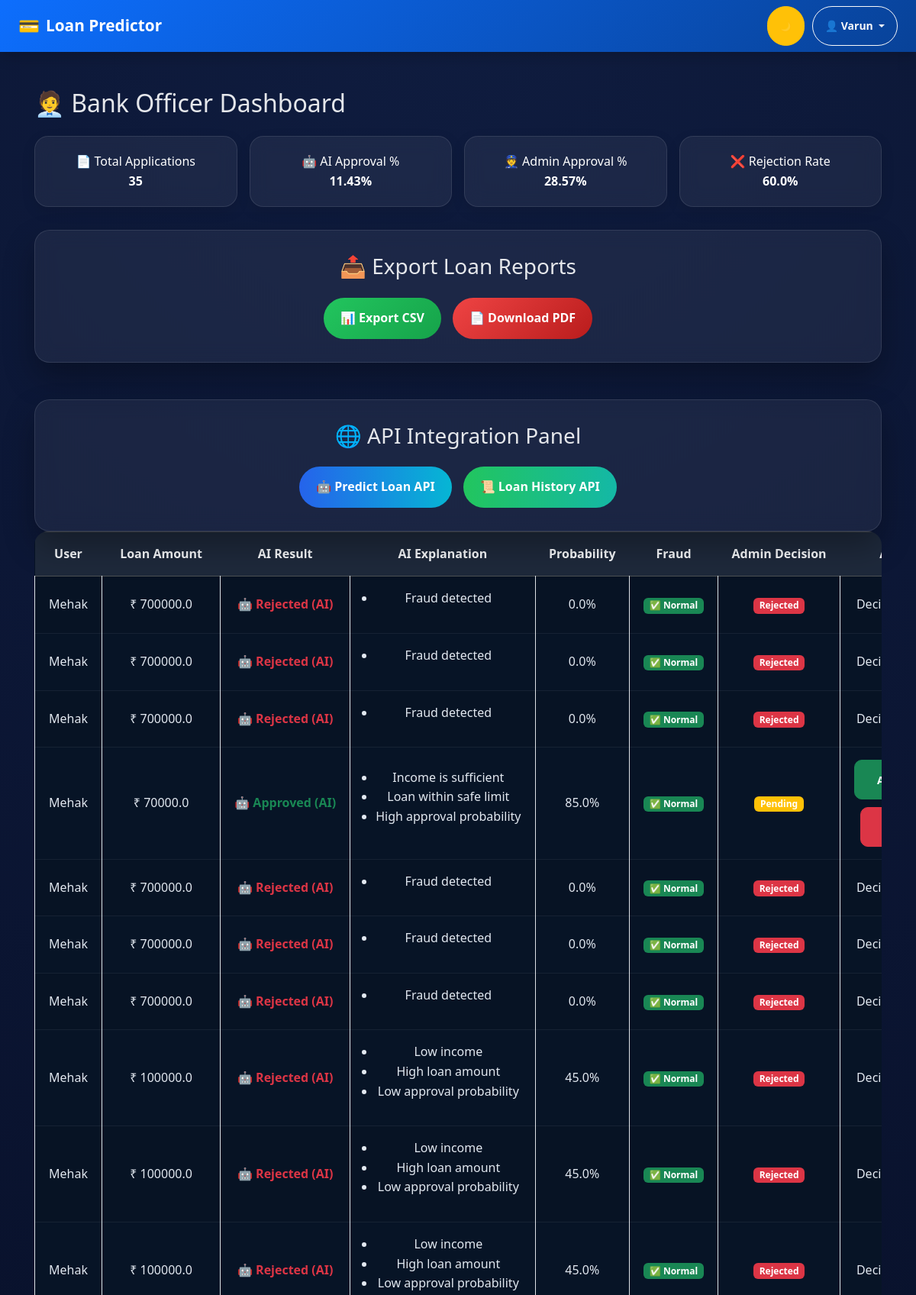
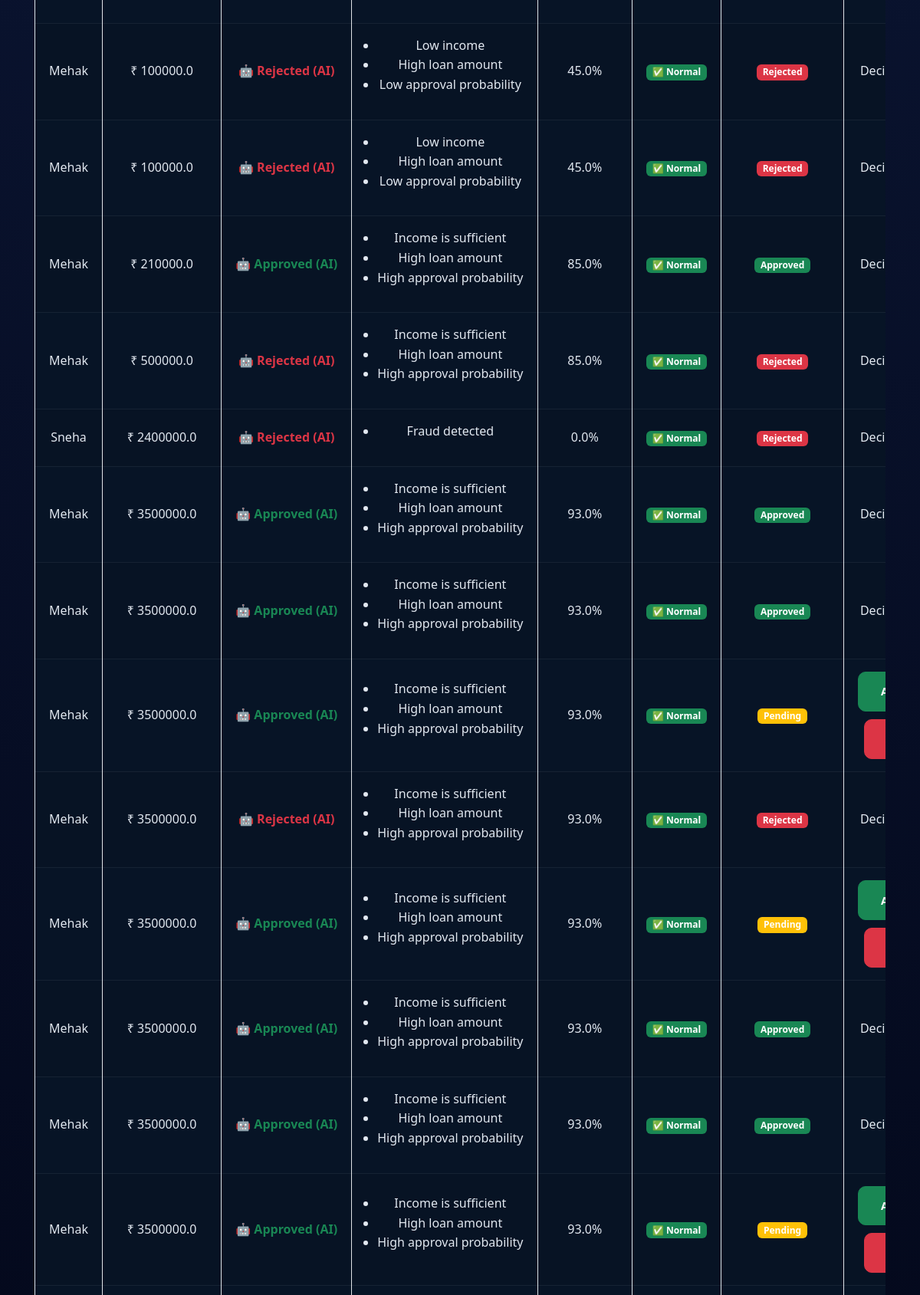
/admin-dashboard/ (signed in, upper part), run on the app's committed database (2 pictures, top to bottom).
### predictor/models.py (models this page shows, shortened)
class LoanApplication(models.Model):
    user = models.ForeignKey(User, on_delete=models.CASCADE, null=True, blank=True)
    ai_result = models.CharField(max_length=50)
    applicant_income = models.FloatField()
    coapplicant_income = models.FloatField(null=True, blank=True)
    loan_amount = models.FloatField()
    loan_term = models.IntegerField()
    credit_history = models.IntegerField()
    probability = models.FloatField()
    ai_explanation = models.TextField(null=True, blank=True)
    fraud_reason = models.TextField(null=True, blank=True)
    admin = models.ForeignKey(User, on_delete=models.SET_NULL, null=True, blank=True, related_name='approved_loans')
    admin_note = models.TextField(null=True, blank=True)
    STATUS_CHOICES = [
        ('PENDING', 'Pending'),
        ('AI_APPROVED', 'Approved by AI'),
        ('ADMIN_APPROVED', 'Approved by Admin'),
        ('REJECTED', 'Rejected'),
    ]
    status = models.CharField(max_length=20, choices=STATUS_CHOICES, default='PENDING')
    document = models.FileField(
        upload_to='documents/',
        blank=True,
        null=True
    )
    created_at = models.DateTimeField(auto_now_add=True)
    class Meta:
        indexes = [
            models.Index(fields=['user']),
            models.Index(fields=['status']),
            models.Index(fields=['created_at']),
        ]

### predictor/views.py (the view)
# urls.py: path('admin-dashboard/', views.admin_dashboard, name='admin_dashboard'),
@staff_member_required
def admin_dashboard(request):
    applications = LoanApplication.objects.all().order_by('-id')
    total = applications.count()
    ai_approved = applications.filter(
        status='AI_APPROVED'
    ).count()
    admin_approved = applications.filter(
        status='ADMIN_APPROVED'
    ).count()
    rejected = applications.filter(
        status='REJECTED'
    ).count()
    ai_percent = round(
        (ai_approved / total) * 100,
        2
    ) if total else 0
    admin_percent = round(
        (admin_approved / total) * 100,
        2
    ) if total else 0
    reject_percent = round(
        (rejected / total) * 100,
        2
    ) if total else 0
    fraud_cases = applications.filter(
        fraud_reason__isnull=False
    ).exclude(
        fraud_reason=""
    ).count()
    normal_cases = total - fraud_cases
    small_loans = applications.filter(
        loan_amount__lt=100000
    ).count()
    medium_loans = applications.filter(
        loan_amount__gte=100000,
        loan_amount__lt=500000
    ).count()
    large_loans = applications.filter(
        loan_amount__gte=500000
    ).count()
    last_7_days = []
    approvals = []
    for i in range(6, -1, -1):
        day = now().date() - timedelta(days=i)
        count = applications.filter(
            status='ADMIN_APPROVED',
            created_at__date=day
        ).count()
        last_7_days.append(
            day.strftime('%d %b')
        )
        approvals.append(count)
    for app in applications:
        if app.ai_explanation:
            app.explanation_list = (
                app.ai_explanation.split(" | ")
            )
        else:
            app.explanation_list = []
    context = {
        'applications': applications,
        'total': total,
        'ai_percent': ai_percent,
        'admin_percent': admin_percent,
        'reject_percent': reject_percent,
        'days': last_7_days,
        'approvals': approvals,
        'fraud_cases': fraud_cases,
        'normal_cases': normal_cases,
        'small_loans': small_loans,
        'medium_loans': medium_loans,
        'large_loans': large_loans,
    }
    return render(
        request,
        'predictor/admin_dashboard.html',
        context
    )

### predictor/templates/predictor/admin_dashboard.html (shortened to what this page needs)
{% extends 'predictor/base.html' %}
{% block content %}
<h2 class="mb-4">🧑‍💼 Bank Officer Dashboard</h2>
<div class="stats-grid">
    <div class="card co">
        📄 Total Applications <br>
        <b>{{ total }}</b>
    </div>
    <div class="card co">
        🤖 AI Approval % <br>
        <b>{{ ai_percent }}%</b>
    </div>
    <div class="card co">
        👮 Admin Approval % <br>
        <b>{{ admin_percent }}%</b>
    </div>
    <div class="card co">
        ❌ Rejection Rate <br>
        <b>{{ reject_percent }}%</b>
    </div>
</div>
<div class="export-section">
    <h3 style="text-align: center;padding-bottom: 1rem;">📤 Export Loan Reports</h3>
    <div class="export-buttons">
        <a href="{% url 'export_csv' %}">
            <button class="export-btn csv">📊 Export CSV</button>
        </a>
        <a href="{% url 'export_pdf' %}">
            <button class="export-btn pdf">📄 Download PDF</button>
        </a>
    </div>
</div>
<div class="api-section mt-5">
    <h3 class="text-center mb-4">
        🌐 API Integration Panel
    </h3>
    <div class="api-buttons">
        <a href="{% url 'predict_loan_api' %}" target="_blank">
            <button class="api-btn predict-api">
                🤖 Predict Loan API
            </button>
        </a>
        <a href="{% url 'loan_history_api' %}" target="_blank">
            <button class="api-btn history-api">
                📜 Loan History API
            </button>
        </a>
    </div>
</div>
<div class="table-responsive">
    <table class="table table-bordered table-striped align-middle">
        <thead class="table-dark text-center">
            <tr>
                <th>User</th>
                <th>Loan Amount</th>
                <th>AI Result</th>
                <th>AI Explanation</th>
                <th>Probability</th>
                <th>Fraud</th>
                <th>Admin Decision</th>
                <th>Action</th>
            </tr>
        </thead>
        <tbody>
            {% for app in applications %}
            <tr class="text-center">
                <td>{{ app.user.username }}</td>
                <td>₹ {{ app.loan_amount }}</td>
                <td>
                    {% if app.status == "AI_APPROVED" or app.status == "ADMIN_APPROVED" %}
                    <span class="text-success fw-bold">
                        🤖 Approved (AI)
                    </span>
                    {% elif app.status == "REJECTED" %}
                    <span class="text-danger fw-bold">
                        🤖 Rejected (AI)
                    </span>
                    {% else %}
                    <span class="text-warning fw-bold">
                        🤖 Pending
                    </span>
                    {% endif %}
                </td>
                <td>
                    <ul style="padding-left:15px">
                        {% for reason in app.explanation_list %}
                        <li>{{ reason }}</li>
                        {% empty %}
                        <li>No explanation</li>
                        {% endfor %}
                    </ul>
                </td>
                <td>{{ app.probability }}%</td>
                <td>
                    {% if app.is_fraud %}
                    <span class="badge bg-danger">🚨 Fraud</span>
                    {% else %}
                    <span class="badge bg-success">✅ Normal</span>
                    {% endif %}
                </td>
                <td>
                    {% if app.status == 'ADMIN_APPROVED' %}
                    <span class="badge bg-success">Approved</span>
                    {% elif app.status == 'REJECTED' %}
                    <span class="badge bg-danger">Rejected</span>
                    {% elif app.status == 'AI_APPROVED' %}
                    <span class="badge bg-warning">Pending</span>
                    {% else %}
                    <span class="badge bg-secondary">Pending</span>
                    {% endif %}
                </td>
                <td>
    {% if app.status == 'AI_APPROVED' %}
    <div class="action-buttons">
        <form method="post"
              action="{% url 'admin_decision' app.id 'approve' %}">
            <button type="submit"
                    class="btn btn-sm btn-success">
                Approve
            </button>
        </form>
        <form method="post"
              action="{% url 'admin_decision' app.id 'reject' %}">
            <button type="submit"
                    class="btn btn-sm btn-danger">
            </button>
        </form>
    </div>
    {% else %}
    <span class="text">
        Decision Taken
    </span>
    {% endif %}
</td>
            </tr>
            {% empty %}
            <tr>
                <td colspan="6" class="text-center text-muted">
                    No loan applications found
                </td>
            </tr>
            {% endfor %}
        </tbody>
    </table>
</div>
{% endblock %}

### predictor/templates/predictor/base.html (shortened to what this page needs)
{% load static %}
<!DOCTYPE html>
<html lang="en" data-bs-theme="light">
<head>
    <link href="https://cdn.jsdelivr.net/npm/bootstrap@5.3.2/dist/css/bootstrap.min.css" rel="stylesheet">
    <link href="https://cdnjs.cloudflare.com/ajax/libs/font-awesome/6.5.0/css/all.min.css" rel="stylesheet">
    <link rel="stylesheet" href="{% static 'predictor/css/style.css' %}">
</head>
<body>
    <nav class="navbar navbar-expand-lg navbar-dark shadow"
        style="background: linear-gradient(135deg, #0d6efd, #084298);">
        <div class="container-fluid px-4">
           <a class="navbar-brand fw-bold d-flex align-items-center gap-2"
   href="
   {% if user.is_superuser %}
       {% url 'superadmin_dashboard' %}
   {% elif user.is_staff %}
       {% url 'admin_dashboard' %}
   {% else %}
       {% url 'index' %}
   {% endif %}
">
                <span style="font-size:1.4rem;">💳</span>
                <span>Loan Predictor</span>
            </a>
            <div class="nav-actions ms-auto">
                <button id="themeToggle" class="btn btn-warning btn-sm rounded-pill px-3" title="Toggle Dark Mode">
                  <span class="moon-icon">🌙</span>
                </button>
                {% if user.is_authenticated %}
                <div class="dropdown">
                    <button class="btn btn-outline-light btn-sm rounded-pill px-3 his dropdown-toggle" type="button"
                        data-bs-toggle="dropdown" aria-expanded="false">
                        👤 {{ user.username }}
                    </button>
                </div>
                {% endif %}
            </div>
        </div>
    </nav>
    <div class="container py-5">
        {% block content %}{% endblock %}
    </div>
</body>
</html>

### predictor/static/predictor/css/style.css (style rules this page uses)
* { margin:0; padding:0; box-sizing:border-box; }
html, body { overflow-x:hidden; font-family:"Segoe UI",system-ui,sans-serif; background:radial-gradient(circle at top,#0f1c3f,#020617 70%); color:#e5e7eb; line-height:1.6; min-height:100vh; }
.container, .container-fluid { width:100%; padding-left:15px; padding-right:15px; }
.navbar-brand { font-size:1.3rem; font-weight:700; color:white !important; }
.navbar .container, .navbar .container-fluid { overflow:visible !important; }
.dropdown { position:relative; }
.btn { padding:0.9rem 1.8rem; border-radius:999px; font-weight:600; text-decoration:none; transition:0.3s ease; }
.card { background:rgba(255,255,255,0.06); backdrop-filter:blur(12px); border-radius:18px; padding:20px; border:1px solid rgba(255,255,255,0.1); transition:0.3s ease; box-shadow:0 6px 18px rgba(0,0,0,0.1); text-align:center; color:#e5e7eb; }
.stats-grid { display:grid; grid-template-columns:repeat(4,1fr); gap:16px; margin-bottom:25px; }
.loan-form-wrapper, .api-section, .model-section, .export-section { background:rgba(255,255,255,0.06); backdrop-filter:blur(12px); border-radius:20px; padding:30px; margin-top:30px; border:1px solid rgba(255,255,255,0.1); box-shadow:0 20px 40px rgba(0,0,0,0.3); }
.table-responsive { overflow-x:auto; -webkit-overflow-scrolling:touch; }
table { width:100%; border-collapse:collapse; }
table th { background:#1f2937; color:white; padding:15px; white-space:nowrap; }
table td { background:#0f172a; color:#ddd; padding:15px; text-align:center; white-space:nowrap; }
.api-buttons, .export-buttons { display:flex; gap:15px; justify-content:center; flex-wrap:wrap; }
.api-btn, .export-btn { border:none; padding:14px 22px; border-radius:50px; font-weight:700; color:white; transition:0.3s ease; }
.predict-api { background:linear-gradient(90deg,#2563eb,#06b6d4); }
.history-api { background:linear-gradient(90deg,#22c55e,#14b8a6); }
.export-btn.csv { background:linear-gradient(135deg,#22c55e,#16a34a); }
.export-btn.pdf { background:linear-gradient(135deg,#ef4444,#b91c1c); }
.co { color: white; }
.table-responsive { width:100%; overflow-x:auto; -webkit-overflow-scrolling:touch; border-radius:18px; }
.table-responsive table { width:100%; min-width:900px; border-collapse:collapse; background:#071426 !important; color:#e5e7eb !important; }
.table-responsive table thead { background:#1e293b !important; }
.table-responsive table th { background:#1e293b !important; color:#f8fafc !important; border:none !important; padding:16px 18px; white-space:nowrap; text-align:center; font-weight:700; }
.table-responsive table tbody { background:#071426 !important; }
.table-responsive table tr { background:#071426 !important; }
.table-responsive table td { background:#071426 !important; color:#e2e8f0 !important; border-bottom: 1px solid rgba(255,255,255,0.06) !important; padding:16px 18px; white-space:nowrap; text-align:center; }
.table, .table-striped, .table-hover, .table-bordered { background:transparent !important; color:#e5e7eb !important; }
.nav-actions { display:flex; align-items:center; gap:10px; margin-left:auto; }
.moon-icon { font-size: 12px; }
.action-buttons { display:flex; align-items:center; justify-content:center; gap:10px; flex-wrap:wrap; }
.action-buttons form { margin:0; }
.action-buttons .btn { min-width:90px; white-space:nowrap; border-radius:10px; }

### data on the page
LoanApplication: user.username "Mehak", loan_amount "700000.0", status "🤖 Rejected (AI)", explanation_list "Fraud detected", probability "0.0", shows "✅ Normal"
LoanApplication: user.username "Mehak", loan_amount "700000.0", status "🤖 Rejected (AI)", explanation_list "Fraud detected", probability "0.0", shows "✅ Normal"
LoanApplication: user.username "Mehak", loan_amount "700000.0", status "🤖 Rejected (AI)", explanation_list "Fraud detected", probability "0.0", shows "✅ Normal"
LoanApplication: user.username "Mehak", loan_amount "70000.0", status "🤖 Approved (AI)", explanation_list "Income is sufficient" "Loan within safe limit" "High approval probability", probability "85.0", shows "✅ Normal"
LoanApplication: user.username "Mehak", loan_amount "700000.0", status "🤖 Rejected (AI)", explanation_list "Fraud detected", probability "0.0", shows "✅ Normal"
LoanApplication: user.username "Mehak", loan_amount "700000.0", status "🤖 Rejected (AI)", explanation_list "Fraud detected", probability "0.0", shows "✅ Normal"
LoanApplication: user.username "Mehak", loan_amount "700000.0", status "🤖 Rejected (AI)", explanation_list "Fraud detected", probability "0.0", shows "✅ Normal"
LoanApplication: user.username "Mehak", loan_amount "100000.0", status "🤖 Rejected (AI)", explanation_list "Low income" "High loan amount" "Low approval probability", probability "45.0", shows "✅ Normal"
LoanApplication: user.username "Mehak", loan_amount "100000.0", status "🤖 Rejected (AI)", explanation_list "Low income" "High loan amount" "Low approval probability", probability "45.0", shows "✅ Normal"
LoanApplication: user.username "Mehak", loan_amount "100000.0", status "🤖 Rejected (AI)", explanation_list "Low income" "High loan amount" "Low approval probability", probability "45.0", shows "✅ Normal"
LoanApplication: user.username "Mehak", loan_amount "100000.0", status "🤖 Rejected (AI)", explanation_list "Low income" "High loan amount" "Low approval probability", probability "45.0", shows "✅ Normal"
LoanApplication: user.username "Mehak", loan_amount "100000.0", status "🤖 Rejected (AI)", explanation_list "Low income" "High loan amount" "Low approval probability", probability "45.0", shows "✅ Normal"
LoanApplication: user.username "Mehak", loan_amount "210000.0", status "🤖 Approved (AI)", explanation_list "Income is sufficient" "High loan amount" "High approval probability", probability "85.0", shows "✅ Normal"
LoanApplication: user.username "Mehak", loan_amount "500000.0", status "🤖 Rejected (AI)", explanation_list "Income is sufficient" "High loan amount" "High approval probability", probability "85.0", shows "✅ Normal"
LoanApplication: user.username "Sneha", loan_amount "2400000.0", status "🤖 Rejected (AI)", explanation_list "Fraud detected", probability "0.0", shows "✅ Normal"
LoanApplication: user.username "Mehak", loan_amount "3500000.0", status "🤖 Approved (AI)", explanation_list "Income is sufficient" "High loan amount" "High approval probability", probability "93.0", shows "✅ Normal"
LoanApplication: user.username "Mehak", loan_amount "3500000.0", status "🤖 Approved (AI)", explanation_list "Income is sufficient" "High loan amount" "High approval probability", probability "93.0", shows "✅ Normal"
LoanApplication: user.username "Mehak", loan_amount "3500000.0", status "🤖 Approved (AI)", explanation_list "Income is sufficient" "High loan amount" "High approval probability", probability "93.0", shows "✅ Normal"
LoanApplication: user.username "Mehak", loan_amount "3500000.0", status "🤖 Rejected (AI)", explanation_list "Income is sufficient" "High loan amount" "High approval probability", probability "93.0", shows "✅ Normal"
LoanApplication: user.username "Mehak", loan_amount "3500000.0", status "🤖 Approved (AI)", explanation_list "Income is sufficient" "High loan amount" "High approval probability", probability "93.0", shows "✅ Normal"
LoanApplication: user.username "Mehak", loan_amount "3500000.0", status "🤖 Approved (AI)", explanation_list "Income is sufficient" "High loan amount" "High approval probability", probability "93.0", shows "✅ Normal"
LoanApplication: user.username "Mehak", loan_amount "3500000.0", status "🤖 Approved (AI)", explanation_list "Income is sufficient" "High loan amount" "High approval probability", probability "93.0", shows "✅ Normal"
LoanApplication: user.username "Mehak", loan_amount "3500000.0", status "🤖 Approved (AI)", explanation_list "Income is sufficient" "High loan amount" "High approval probability", probability "93.0", shows "✅ Normal"

### other printed values
{{ user.username }} "Varun"
{{ total }} "35"
{{ ai_percent }} "11.43"
{{ admin_percent }} "28.57"
{{ reject_percent }} "60.0"
